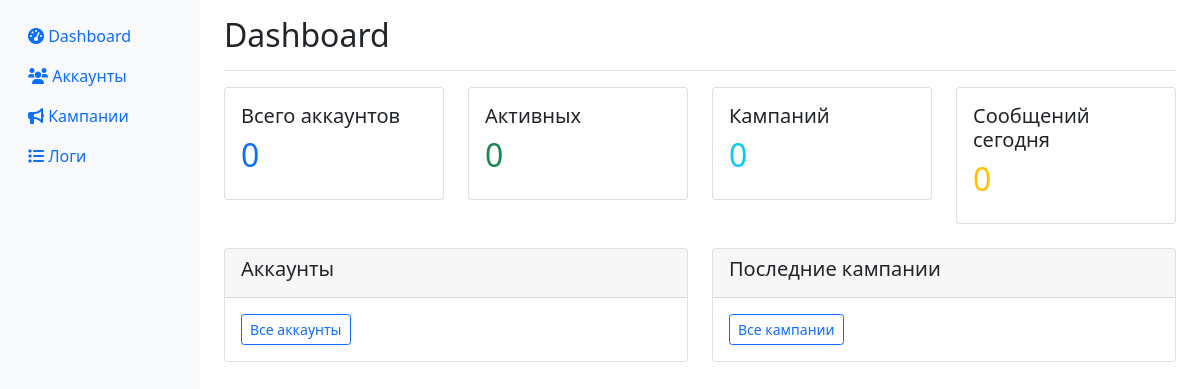
Before: / with the older database file.
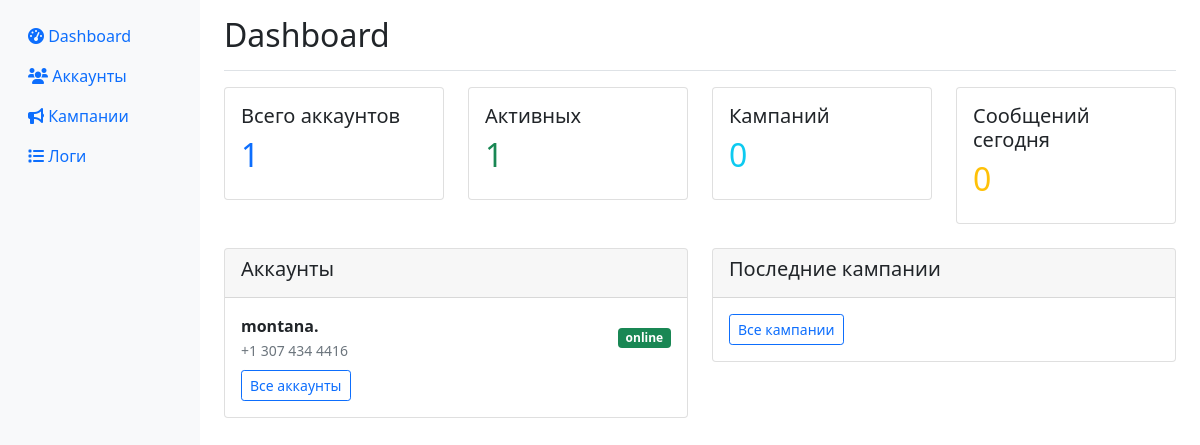
After: the same page with the newer database file.
### app/database.py (models this page shows)
class Account(Base):
    __tablename__ = "accounts"
    id = Column(Integer, primary_key=True, index=True)
    phone = Column(String, unique=True, index=True)
    name = Column(String)
    status = Column(String, default="offline")  # online, offline, blocked, error
    session_data = Column(Text)  # зашифрованная сессия
    proxy = Column(String, nullable=True)
    created_at = Column(DateTime, default=datetime.utcnow)
    last_activity = Column(DateTime, default=datetime.utcnow)
    messages_sent_today = Column(Integer, default=0)
    messages_sent_hour = Column(Integer, default=0)
    last_message_time = Column(DateTime, nullable=True)
    is_active = Column(Boolean, default=True)

### app/web.py (the view)
@app.get("/", response_class=HTMLResponse)
async def dashboard(request: Request, db: Session = Depends(get_db)):
    accounts = db.query(Account).all()
    campaigns = db.query(Campaign).order_by(Campaign.created_at.desc()).limit(10).all()
    total_accounts = len(accounts)
    active_accounts = len([a for a in accounts if a.is_active and a.status == "online"])
    total_campaigns = db.query(Campaign).count()
    messages_sent_today = db.query(SendLog).filter(
        SendLog.sent_at >= datetime.utcnow().date()
    ).count()
    return templates.TemplateResponse("dashboard.html", {
        "request": request,
        "accounts": accounts,
        "campaigns": campaigns,
        "stats": {
            "total_accounts": total_accounts,
            "active_accounts": active_accounts,
            "total_campaigns": total_campaigns,
            "messages_sent_today": messages_sent_today
        }
    })

### templates/dashboard.html (shortened to what this page needs)
{% extends "base.html" %}
{% block content %}
<div class="d-flex justify-content-between flex-wrap flex-md-nowrap align-items-center pt-3 pb-2 mb-3 border-bottom">
    <h1 class="h2">Dashboard</h1>
</div>
<div class="row mb-4">
    <div class="col-md-3">
        <div class="card">
            <div class="card-body">
                <h5 class="card-title">Всего аккаунтов</h5>
                <h2 class="text-primary">{{ stats.total_accounts }}</h2>
            </div>
        </div>
    </div>
    <div class="col-md-3">
        <div class="card">
            <div class="card-body">
                <h5 class="card-title">Активных</h5>
                <h2 class="text-success">{{ stats.active_accounts }}</h2>
            </div>
        </div>
    </div>
    <div class="col-md-3">
        <div class="card">
            <div class="card-body">
                <h5 class="card-title">Кампаний</h5>
                <h2 class="text-info">{{ stats.total_campaigns }}</h2>
            </div>
        </div>
    </div>
    <div class="col-md-3">
        <div class="card">
            <div class="card-body">
                <h5 class="card-title">Сообщений сегодня</h5>
                <h2 class="text-warning">{{ stats.messages_sent_today }}</h2>
            </div>
        </div>
    </div>
</div>
<div class="row mb-4">
    <div class="col-md-6">
        <div class="card">
            <div class="card-header">
                <h5>Аккаунты</h5>
            </div>
            <div class="card-body">
                {% for account in accounts[:5] %}
                <div class="d-flex justify-content-between align-items-center mb-2">
                    <div>
                        <strong>{{ account.name or account.phone }}</strong><br>
                        <small class="text-muted">{{ account.phone }}</small>
                    </div>
                    <span class="badge bg-{% if account.status == 'online' %}success{% elif account.status == 'offline' %}secondary{% elif account.status == 'error' %}danger{% else %}warning{% endif %}">
                        {{ account.status }}
                    </span>
                </div>
                {% endfor %}
                <a href="/accounts" class="btn btn-sm btn-outline-primary">Все аккаунты</a>
            </div>
        </div>
    </div>
    <div class="col-md-6">
        <div class="card">
            <div class="card-header">
                <h5>Последние кампании</h5>
            </div>
            <div class="card-body">
                <a href="/campaigns" class="btn btn-sm btn-outline-primary">Все кампании</a>
            </div>
        </div>
    </div>
</div>
{% endblock %}

Changed rows visible on the page:
added Account: name "montana.", phone "+1 307 434 4416", status "online"
Other visible differences:
{{ stats.total_accounts }}: "0" → "1"
{{ stats.active_accounts }}: "0" → "1"
